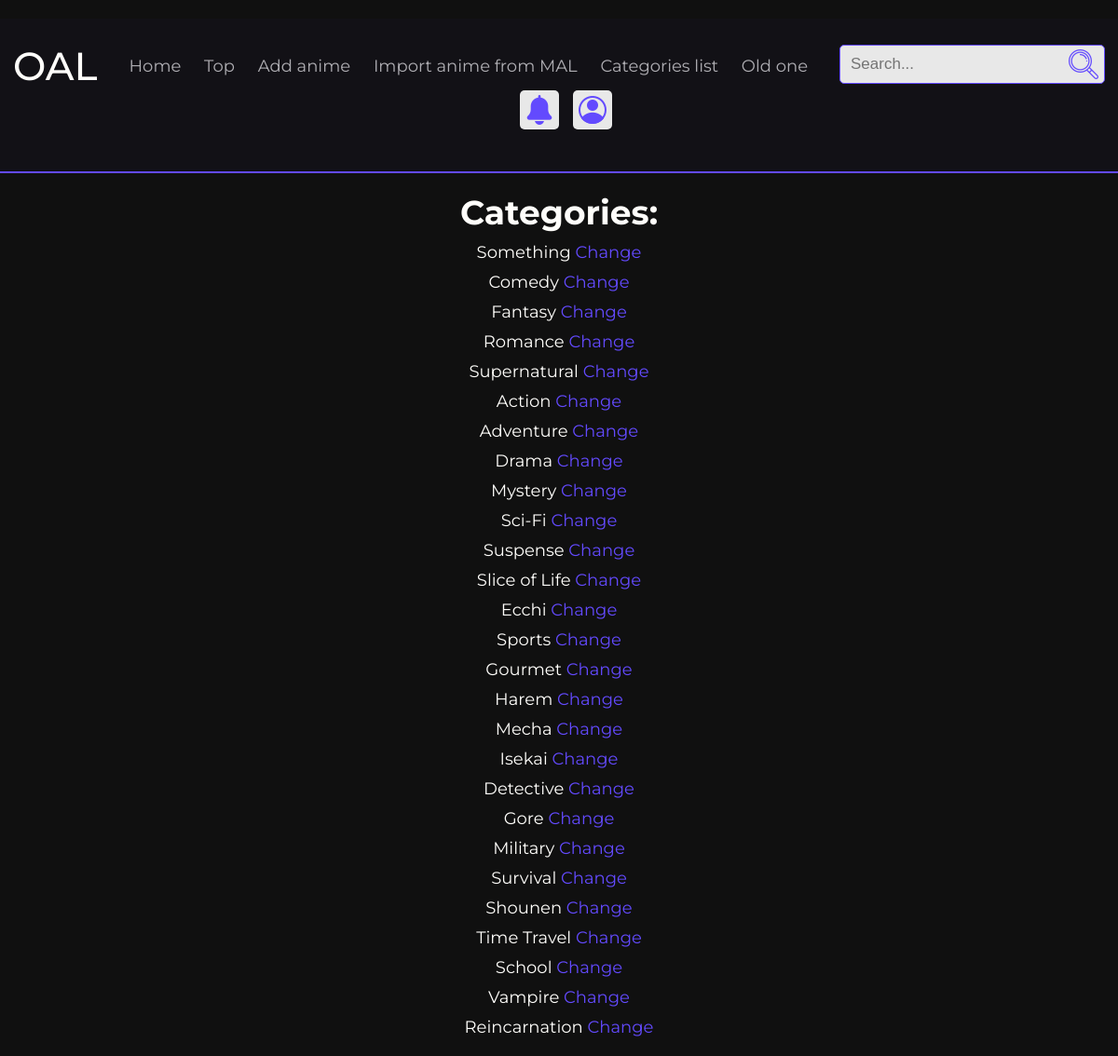
The app's page /new_categories_list with its own data.
### site_package/models.py (models this page shows)
class AnimeCategory(db.Model):
    __tablename__ = "category"
    id = db.Column(db.Integer(), primary_key=True)
    name = db.Column(db.String(length=40), nullable=False, unique=True)
    description = db.Column(db.String(length=2000), nullable=True)
    def __repr__(self):
        return self.name

### site_package/new_routes.py (the view)
@app.route('/new_categories_list', methods=['GET'])
def new_categories_list():
    context = {
        'title': 'Categories list',
        'categories': AnimeCategory.query.all(),
    }
    return render_template('new/categories_list.html', **context)

### site_package/templates/new/categories_list.html
{% extends "new/base.html" %}
{% block content %}
{{ super() }}
<div class="container text_align_center">
    <h1>Categories:</h1>
    <div class="categories_list">
    {% for category in categories %}
        {% if category %}
        <div class="categories_list__item">
            {{ category }}
            <a href="{{ url_for('new_category_change', cat_id=category.id) }}">Change</a>
        </div>
        {% endif %}
    {% endfor %}
    </div>
</div>
{% endblock %}

### site_package/static/css/new_styles.css (style rules this page uses)
:root { --main-bg: #101010; --secondary-bg: #121116; --secondary-light-bg: #181820; --white: #FFFEFB; --smoke: rgba(255, 255, 255, .9); --secondary: #634AFE; --secondary-transparent: rgba(99, 74, 254, .9); --gray: #afaeb3; --error-color: #f03329; --success-color: transparent; --secondary-border: 2px solid var(--secondary); --gray-border: 2px solid var(--gray); }
* { padding: 0; margin: 0; box-sizing: border-box; }
a { text-decoration: none; color: var(--secondary); }
body { background-color: var(--main-bg); color: var(--white); font-family: 'Montserrat', sans-serif; font-weight: 400; font-size: 18px; }
.container { max-width: 1400px; margin: 20px auto; }
.text_align_center { text-align: center; }
.categories_list__item { margin: 10px 0; }

### records on screen
AnimeCategory: name "Something"
AnimeCategory: name "Comedy"
AnimeCategory: name "Fantasy"
AnimeCategory: name "Romance"
AnimeCategory: name "Supernatural"
AnimeCategory: name "Action"
AnimeCategory: name "Adventure"
AnimeCategory: name "Drama"
AnimeCategory: name "Mystery"
AnimeCategory: name "Sci-Fi"
AnimeCategory: name "Suspense"
AnimeCategory: name "Slice of Life"
AnimeCategory: name "Ecchi"
AnimeCategory: name "Sports"
AnimeCategory: name "Gourmet"
AnimeCategory: name "Harem"
AnimeCategory: name "Mecha"
AnimeCategory: name "Isekai"
AnimeCategory: name "Detective"
AnimeCategory: name "Gore"
AnimeCategory: name "Military"
AnimeCategory: name "Survival"
AnimeCategory: name "Shounen"
AnimeCategory: name "Time Travel"
AnimeCategory: name "School"
AnimeCategory: name "Vampire"
AnimeCategory: name "Reincarnation"
